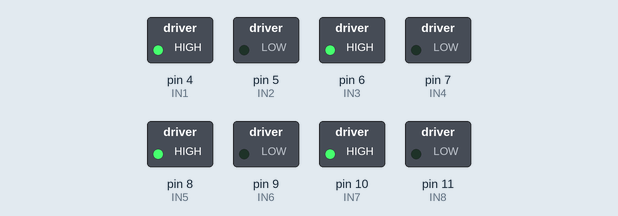
A sketch run on a simulated Arduino Uno, built with avr-gcc and run on an emulated ATmega328P. Shown: switched loads named in the sketch (green lamp = pin HIGH).

Above: at 0.1 s.
Timing chart, 0 to 1.6 s (numbered marks = the images above):
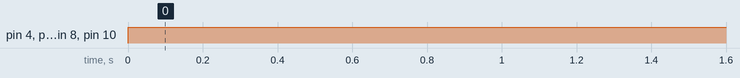

Measured:
- by itself, pin 4 (IN1), pin 6 (IN3), pin 8 (IN5), pin 10 (IN7): LOW → HIGH at 0.00 s

The sketch:

TestMotor.ino
```cpp
 int IN1 = 4;
 int IN2 = 5;
 int IN3 = 6;
 int IN4 = 7;
 int IN5 = 8;
 int IN6 = 9;
 int IN7 = 10;
 int IN8 = 11;

 void setup(){

 pinMode (IN1, OUTPUT) ;
 pinMode (IN2, OUTPUT) ;
 pinMode (IN3, OUTPUT) ;
 pinMode (IN4, OUTPUT) ;
 pinMode (IN5, OUTPUT) ;
 pinMode (IN6, OUTPUT) ;
 pinMode (IN7, OUTPUT) ;
 pinMode (IN8, OUTPUT) ;
 }

void run(int time)
{
 digitalWrite(IN1, HIGH);
 digitalWrite(IN2, LOW);
 analogWrite(IN1, 255);
 analogWrite(IN2, 0);
 digitalWrite(IN3, HIGH);
 digitalWrite(IN4, LOW);
 analogWrite(IN3, 255);
 analogWrite(IN4, 0);
 digitalWrite(IN5, HIGH);
 digitalWrite(IN6, LOW);
 analogWrite(IN5, 255);
 analogWrite(IN6, 0);
 digitalWrite(IN7, HIGH);
 digitalWrite(IN8, LOW);
 analogWrite(IN7, 255);
 analogWrite(IN8, 0);
}

void brake(int time)
{
 digitalWrite(IN1, LOW);
 digitalWrite(IN2, LOW);
 digitalWrite(IN3, LOW);
 digitalWrite(IN4, LOW);
 delay(time * 100);
}

void loop()
{
run(5000);

}
```
